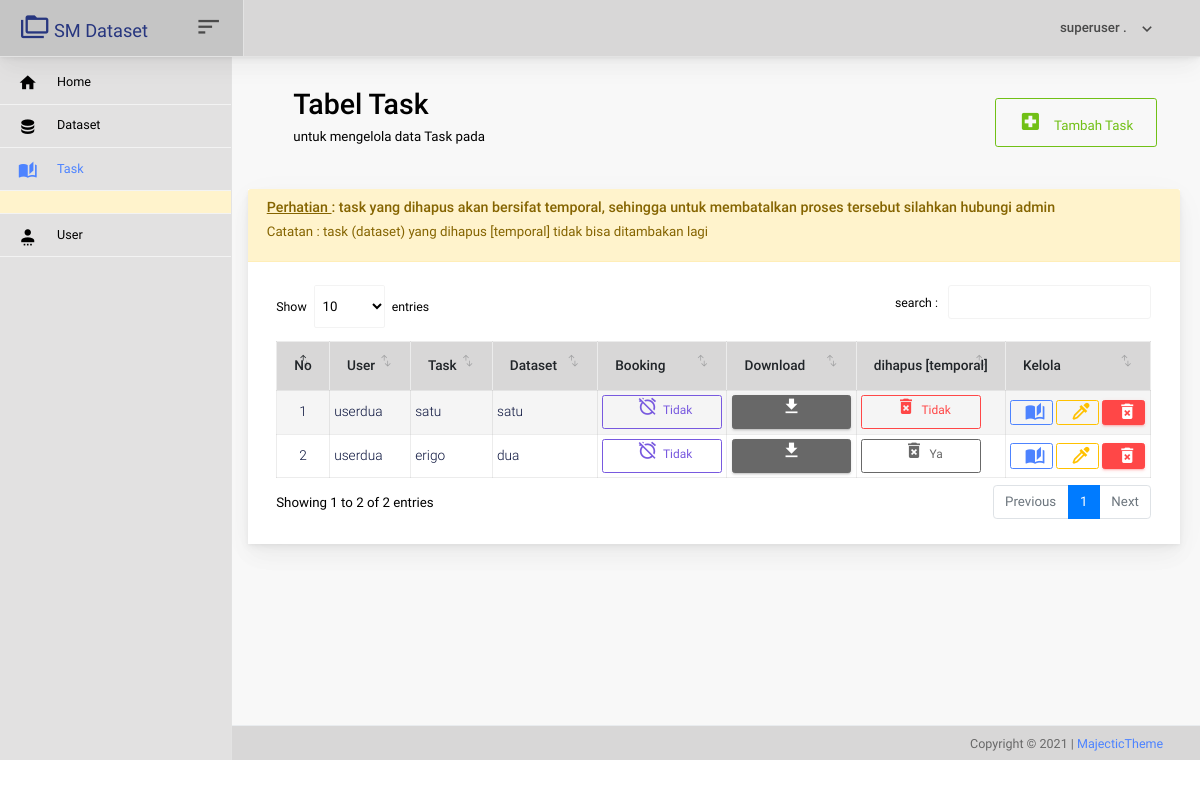
Screenshot of /app-dataset/task/ (signed in) with the database file from the repository.
### app_middleware/models.py (models this page shows)
class User(AbstractUser):
  pass

### app_dataset/models/task.py (models this page shows, shortened)
class Task(models.Model):
    user = models.ForeignKey(UserModel, on_delete=models.CASCADE,null=True)
    dataset = models.ForeignKey(ModelDataset, on_delete=models.CASCADE,null=True)
    name = models.CharField(max_length=255,default='')
    slugName = models.SlugField(blank=True, editable=False)
    description = models.TextField(default='')
    isBooking = models.BooleanField(default=False)
    deleted_at = models.DateTimeField(blank=True, null=True)
    class Meta:
        unique_together = ['user', 'dataset']
    @property
    def isSoftDelete(self):
        return self.deleted_at != None
    def __str__(self):
        return "[{}] Task {}".format(self.id,self.name)

### app_dataset/models/dataset.py (models this page shows, shortened)
class Dataset(models.Model):
    name = models.CharField(max_length=255,default='')
    slugName = models.SlugField(blank=True, editable=False)
    description = models.TextField(default='')
    fileDataset = models.FileField(upload_to='dataset/zip', validators=[validate_file_dataset], null=True)

### app_dataset/views/task.py (the view)
# urls.py: path('task/', views.TaskListView.as_view(), name='task-index'),
@method_decorator(login_required, name='dispatch')
class TaskListView(ListView):
    model = models.Task
    ordering = ['id']
    template_name = "app_dataset/task/index.html"
    context_object_name = 'tasks'
    extra_context = EC_task_listView
    def get_queryset(self):
        print(self.request.user)
        if self.request.user.is_superuser:
            queryset = self.model.objects.all()
        else:
            queryset = self.model.objects.filter(deleted_at = None).filter(user_id=self.request.user.id)
        return queryset
    def get_context_data(self, *args, **kwargs):
        kwargs.update(self.extra_context)
        context = super(TaskListView, self).get_context_data(*args, **kwargs)
        return context

### app_dataset/templates/app_dataset/task/index.html (shortened to what this page needs)
{% extends 'templates.html' %}
{% load static %}
{% block content %}
    <div class=" mr-3">
        <div class="row">
          <div class="col-md-12 grid-margin">
            <div class="d-flex justify-content-between flex-wrap">
              <div class="d-flex justify-content-between align-items-end flex-wrap">
                  <div class="ml-4 ml-xl-5 mt-3">
                    <h2>{{page_judul}}</h2>
                    <p class="mb-md-0">{{page_deskripsi}}  pada {{matkul.nama}}</p>
                  </div>
              </div>
              <div class="d-flex align-items-end flex-wrap">
                <div class="mr-4 mr-xl-4 ml-4 pt-3">
                    <a class="btn btn-outline-success btn-icon-text" href="{% url 'ad:task-create' %}">
                      <i class='mdi mdi-hospital btn-icon-prepend'></i> Tambah {{page_role}}
                    </a>
                </div>
              </div>
            </div>
          </div>
        </div>
      <br>
              <div class="card">
                <div class="card-header alert-warning" >
                  <h6> <u> Perhatian </u>: task yang dihapus akan bersifat temporal, sehingga untuk membatalkan proses tersebut silahkan hubungi admin </h6>
                  <p>Catatan : task (dataset) yang dihapus [temporal] tidak bisa ditambakan lagi</p>
                </div>
                <div class="card-body">
                  <div class="table-responsive">
                    <table id="dataTable" class="table table-hover">
                      <thead>
                        <tr>
                            <th width="5%">No</th>
                            {% if user.is_superuser %}
                              <th>User</th>
                            {% endif %}
                            <th >Task </th>
                            <th >Dataset</th>
                            <th width="5%">Booking</th>
                            <th width="5%">Download</th>
                            {% if user.is_superuser %}
                              <th width="5%">dihapus [temporal]  </th>
                            {% endif %}
                            <th width="13%">Kelola</th>
                        </tr>
                      </thead>
                      <tbody>
                            {% for task in tasks %}
                              <tr>
                                <td class='text-center'>{{forloop.counter}} </td>
                                {% if user.is_superuser == 1  %}
                                  <td>{{task.user.username}}</td>
                                {% endif %}
                                <td> {{task.name}}</td>
                                <td> {{task.dataset.name}} </td>
                                {% if task.isBooking %}
                                  <td>
                                    <a id='set-booking' class="btn btn-outline-secondary btn-fw use-dataset" href="{% url 'ad:task-set-booking' task.id %}" title='Set Revoke Booking'>
                                    <i class="mdi mdi-alarm-check"></i>Ya</a>
                                  </td>
                                  <td>
                                    <a class="btn btn-outline-info btn-fw use-dataset" href="{{task.dataset.fileDataset.url}}" target="__blank" title='Download Dataset'>
                                    <i class="mdi mdi-download"></i></a>
                                  </td>
                                {% else %}
                                  <td>
                                    <a id='set-booking' class="btn btn-outline-info btn-fw use-dataset" href="{% url 'ad:task-set-booking' task.id %}" title='Set Booking'>
                                    <i class="mdi mdi-alarm-off"></i>Tidak</a>
                                  </td>
                                  <td>
                                    <a class="btn btn-secondary btn-fw use-dataset" href="#" title='Set Booking Dahulu'>
                                    <i class="mdi mdi-download"></i></a>
                                  </td>
                                {% endif %}
                                {% if user.is_superuser  %}
                                  {% if task.isSoftDelete %}
                                    <td>
                                        <a id='cancel-soft-delete' class="btn btn-outline-secondary btn-fw use-dataset" href="{% url 'ad:task-cancel-soft-delete' task.id %}" title='cancel hapus [temporal] {{task}}'>
                                        <i class="mdi mdi-delete-forever"></i>Ya</a>
                                    </td>
                                  {% else %}
                                    <td>
                                        <a class="delete-data btn btn-outline-danger btn-fw use-dataset" href="{% url 'ad:task-soft-delete' task.id %}" title='hapus [temporal] {{task}}'>
                                        <i class="mdi mdi-delete-forever"></i>Tidak</a>
                                    </td>
                                  {% endif %}
                                {% endif %}
                                <td>
                                    <a class="btn btn-outline-primary btn-fw" href="{% url 'ad:task-detail' task.id %}" title='detail {{task}} '><i class="mdi mdi-book-open-page-variant"></i></a>
                                    <a class="btn btn-outline-warning btn-fw" href="{% url 'ad:task-update' task.id %}" title='edit {{task}}'><i class="mdi mdi-eyedropper"></i></a>
                                {% if user.is_superuser  %}
                                    <a class="delete-data btn btn-danger btn-fw" href="{% url 'ad:task-delete' task.id %}" title='hapus [permanen] {{task}}'><i class="mdi mdi-delete-forever"></i></a>
                                {% else %}
                                    <a class="delete-data btn btn-outline-danger btn-fw" href="{% url 'ad:task-soft-delete' task.id %}" title='hapus [temporal] {{task}}'>
                                    <i class="mdi mdi-delete-forever"></i></a>
                                {% endif %}
                                </td>
                              </tr>
                            {% endfor %}
                      </tbody>
                    </table>
                  </div>
                </div>
              </div>
    </div>
{% endblock content %}

### templates/templates.html (shortened to what this page needs)
{% load static %}
<!DOCTYPE html>
<html lang="en">
<head>
    {% include "partials/_styles.html" %}
</head>
<body>
  <div class="container-scroller">
    {% include "partials/_navbar.html" %}
    <div class="container-fluid page-body-wrapper">
    {% include "partials/_sidebar.html" %}
      <div class="main-panel">
        <div class="content-wrapper">
            {% block content %}
            {% endblock content %}
        </div>
        {% include "partials/_footer.html" %}
      </div>
    </div>
  </div>
</body>
</html>

### templates/partials/_styles.html (shortened to what this page needs)
{% load static %}
  <link rel="stylesheet" href="{% static 'majestic-thema/vendors/mdi/css/materialdesignicons.min.css' %}">
  <link rel="stylesheet" href="{% static 'majestic-thema/vendors/base/vendor.bundle.base.css' %}">
  <link rel="stylesheet" href="{% static 'majestic-thema/vendors/datatables.net-bs4/dataTables.bootstrap4.css' %}">
  <link rel="stylesheet" href="{% static 'majestic-thema/css/style.css' %}">
  <link rel="stylesheet" href="{% static 'css/style.css' %}">

### templates/partials/_navbar.html (shortened to what this page needs)
{% load static %}
    <nav class="navbar col-lg-12 col-12 p-0 fixed-top d-flex flex-row">
            <div class="navbar-brand-wrapper d-flex justify-content-center">
        <div class="navbar-brand-inner-wrapper d-flex justify-content-between align-items-center w-100">
          <a class="navbar-brand brand-logo" href="{% url 'index' %}">
            <i class=" mdi mdi-folder-multiple-outline"></i>
            <small>SM Dataset</small>
          </a>
          <button class="navbar-toggler navbar-toggler align-self-center" type="button" data-toggle="minimize">
            <span class="mdi mdi-sort-variant"></span>
          </button>
        </div>
      </div>
      <div class="navbar-menu-wrapper d-flex align-items-center justify-content-end">
        <ul class="navbar-nav navbar-nav-right">
           <li class="nav-item nav-profile dropdown">
            <a class="nav-link dropdown-toggle" href="#" data-toggle="dropdown" id="profileDropdown">
              <span class="nav-profile-name">
                {% if user.is_authenticated %}
                   {{user.first_name}} {{user.last_name}}
                {% else %}
                  Nama User
                {% endif %}
              </span>
            </a>
          </li>
        </ul>
      </div>
    </nav>

### templates/partials/_sidebar.html (shortened to what this page needs)
{% load static %}
     <nav class="sidebar sidebar-offcanvas" id="sidebar">
        <ul class="nav">
    {% if user.is_authenticated %}
      <li class="nav-item" id="home">
        <a class="nav-link" href="{% url 'index' %}">
          <i class="mdi mdi-home menu-icon"></i>
          <span class="menu-title">Home</span>
        </a>
      </li>
    {% if user.is_superuser == 1  %}
      <li class="nav-item" id="dataset">
        <a class="nav-link" href="{% url 'ad:dataset-index' %}">
          <i class="mdi mdi-database menu-icon"></i>
          <span class="menu-title">Dataset</span>
        </a>
      </li>
    {% endif %}
      <li class="nav-item" id="task">
        <a class="nav-link" href="{% url 'ad:task-index' %}">
          <i class="mdi mdi-book-open-page-variant menu-icon"></i>
          <span class="menu-title">Task</span>
        </a>
      </li>
    {% if user.is_superuser == 1  %}
        <li class="nav-item  alert-warning">
          <a class="nav-link 6" href="#">
          </a>
        </li>
              <li class="nav-item" id="user">
                <a class="nav-link" href="{% url 'mw:user-index' %}">
                  <i class="mdi mdi-account-settings menu-icon"></i>
                  <span class="menu-title">User</span>
                </a>
              </li>
    {% endif %}
{% endif %}
        </ul>
      </nav>

### templates/partials/_footer.html (shortened to what this page needs)
        <footer class="footer">
          <div class="d-sm-flex justify-content-center justify-content-sm-between">
            <span class="text-muted float-none float-sm-right d-block mt-1 mt-sm-0 text-center">
            Copyright © 2021
            | <a href="https://technext.github.io/majestic/index.html">MajecticTheme</a>
            </span>
          </div>
        </footer>

### templates/partials/_scripts.html (shortened to what this page needs)
{% load static %}

### static/css/style.css (style rules this page uses)
body { zoom: 0.95; }
.mdi { zoom: 1.2; }
.sidebar { zoom: 0.95; background: #d8d7d7bf !important; }
.content-wrapper, .footer { width: 102.4%; }
.content-wrapper { min-height: 600px !important; padding-top: 20px !important; background-color: #e8e9ea52 !important; }
.navbar .navbar-brand-wrapper { background: #c5c5c5 !important; }
.navbar .navbar-menu-wrapper { background: #d8d7d7 !important; }
.navbar { box-shadow: 0 0.46875rem 2.1875rem rgba(4, 9, 20, 0.03), 0 0.9375rem 1.40625rem rgba(4, 9, 20, 0.03), 0 0.25rem 0.53125rem rgba(4, 9, 20, 0.05), 0 0.125rem 0.1875rem rgba(4, 9, 20, 0.03); }
.footer { padding: 10px; padding-right: 50px !important; background-color: rgb(216, 215, 215) !important; border-top: #e9ecef solid 1px; }
table tbody tr td a, table tbody tr td button { width: 50px; text-align: center }
.table td { padding: 5px !important; font-size: 16px !important; }
.table th { padding: 20px !important; }
.table thead { background: #d8d7d7; }
.card { margin-top: -5px; padding-top: -5px }
.card .card-body { border-block-end-style: inherit !important; border-block-start-style: inherit !important; border-block-start-width: inherit !important; border-block-end-width: inherit !important; border-block-start-color: grey !important; border-block-end-color: grey !important; }
.card { box-shadow: 0 0.46875rem 2.1875rem rgba(4, 9, 20, 0.03), 0 0.9375rem 1.40625rem rgba(4, 9, 20, 0.03), 0 0.25rem 0.53125rem rgba(4, 9, 20, 0.05), 0 0.125rem 0.1875rem rgba(4, 9, 20, 0.03); border-width: 0; transition: all .2s; }
.table { zoom: 0.9; }
.use-dataset { width: 140px; height: 40px; }
.use-dataset i { padding: 5px; }

### rows the page displays
User: first_name "superuser", last_name "."
Task: user.username "userdua", name "satu", dataset.name "satu", isBooking False (drawn)
Task: user.username "userdua", name "erigo", dataset.name "dua", isBooking False (drawn)

### other values shown
{{ page_judul }} "Tabel Task"
{{ page_deskripsi }} "untuk mengelola data Task"
{{ page_role }} "Task"
